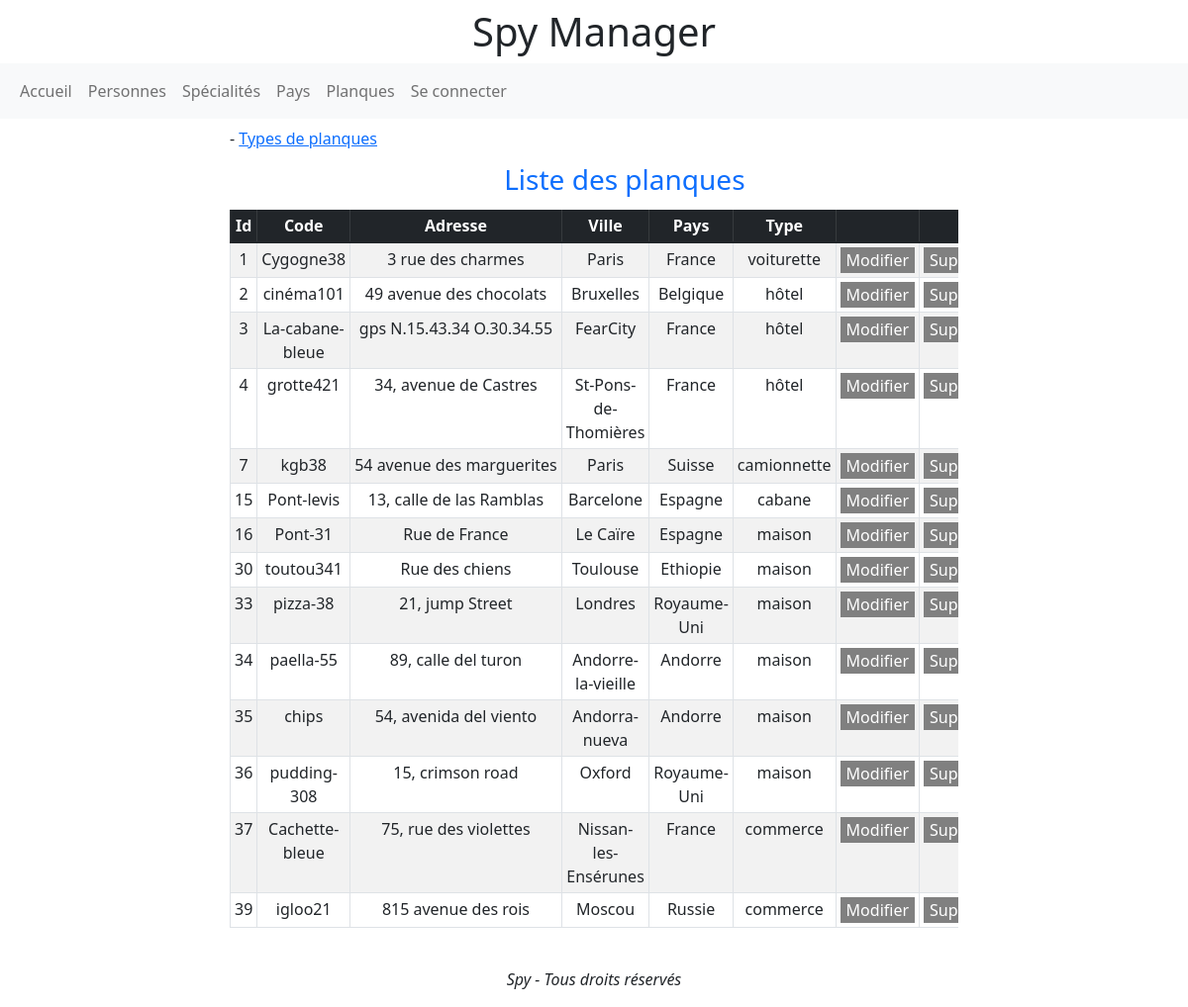
The app's page /index.php?page=planques with its own data.
### tables this page shows
CREATE TABLE `planque` (
  `id` int(11) NOT NULL,
  `code` varchar(30) NOT NULL,
  `adresse` varchar(50) NOT NULL,
  `ville` varchar(50) NOT NULL,
  `pays` int(11) NOT NULL,
  `type` int(11) NOT NULL
);

CREATE TABLE `pays` (
  `id` int(11) NOT NULL,
  `nom` varchar(50) DEFAULT NULL
);

CREATE TABLE `type_de_planque` (
  `id` int(11) NOT NULL,
  `intitule` varchar(40) NOT NULL
);

### controleurs/controleur.php (called while the page is built, shortened)
<?php
require_once('modeles/Modele.php');
class Controleur {
    public function listerPlanques()
    {
        $planques = new Planques($this->pdo);
        $planques = $planques->lister();
        require_once('vues/liste-planques.php');
    }
}

### modeles/modele.php (called while the page is built, shortened)
<?php
trait Modele
{
    public function __construct(PDO $pdo)
    {
        try {
            $this->pdo = $pdo;
        } catch (PDOException $e) {
            exit('Erreur : '.$e->getMessage());
        }
    }
}

### modeles/planques.php (called while the page is built, shortened)
<?php
require_once('modeles/Modele.php');
class Planques
{
    public function lister()
    {
        if (!is_null($this->pdo)) {
            $stmt = $this->pdo->query('SELECT * FROM planque');
        }
        $liste = [];
        while ($element = $stmt->fetchObject('Planque',[$this->pdo])) {
            $liste[] = $element;
        }
        return $liste;
    }
}

### modeles/planque.php (called while the page is built, shortened)
<?php
class Planque
{
    private $id;
    private $code;
    private $adresse;
    private $ville;
    private $pays;
    private $type;
    public function getId()
    {
        return $this->id;
    }
    public function getCode()
    {
        return $this->code;
    }
    public function getAdresse()
    {
        return $this->adresse;
    }
	public function getVille()
    {
        return $this->ville;
    }
	public function getPays()
    {
        return $this->pays;
    }
    public function getPaysNom()
    {
        if (!is_null($this->pdo)) {
            $stmt = $this->pdo->query('SELECT nom
                    FROM pays
                    WHERE id = '.$this->pays.'');
        }
        $paysNom = $stmt->fetch()[0];
        return $paysNom;
    }
	public function getType()
    {
        return $this->type;
    }
    public function getTypeNom()
    {
        if (!is_null($this->pdo)) {
            $stmt = $this->pdo->query('SELECT intitule
                    FROM type_de_planque
                    WHERE id = '.$this->type.'');
        }
        $typeNom = $stmt->fetch()[0];
        return $typeNom;
    }
}

### vues/liste-planques.php (the view, shortened to what this page needs)
<div class="container">
  <div class="row">
    <div class="col-0 col-lg-1 col-xl-2">
    </div>
    <div class="col-12 col-lg-10 col-xl-8">
    <div class="mt-2">
            <a href="#add" class="add-link">Ajouter une planque</a> - <a href="index.php?page=typeplanques">Types de planques</a>
    </div>
    <div class="table-responsive">
        <table class="table table-striped table-bordered table-sm caption-top table-responsive-lg text-center">
          <caption class="text-center fs-3 text-primary">Liste des planques</caption>
          <thead class="table-dark">
                  <tr>
                      <th width="5%">Id</th>
                      <th width="10%">Code</th>
                      <th width="25%">Adresse</th>
                      <th width="10%">Ville</th>
                      <th width="10%">Pays</th>
                      <th width="10%">Type</th>
                      <th width="15%"></th>
                      <th width="15%"></th>
                  </tr>
                </thead>
              <tbody>
                  <?php foreach ($planques as $planque): ?>
                    <tr id="tr<?= $planque->getId() ?>">
                        <td>
                              <?= $planque->getId() ?>
                            </td>
                            <td>
                              <?= $planque->getCode() ?>
                            </td>
                          <td>
                              <?= $planque->getAdresse() ?>
                          </td>
                          <td>
                              <?= $planque->getVille() ?>
                          </td>
                          <td>
                              <?= $planque->getPaysNom() ?>
                          </td>
                          <td>
                              <?= $planque->getTypeNom() ?>
                          </td>
                          <td>
                              <button type="button" id="updatePlanque<?= $planque->getId() ?>" class="updatePlanque btn-primary"
                                onclick=displayUpdatePlanque(<?php echo $planque->getId().",'".str_replace(" ","&nbsp;",$planque->getCode())."','".str_replace(" ","&nbsp;",$planque->getAdresse())."','".str_replace(" ","&nbsp;",$planque->getVille())."','".str_replace(" ","&nbsp;",$planque->getPays())."','".str_replace(" ","&nbsp;",$planque->getType())."'" ?>)
                              >
                              Modifier
                            </button>
                        </td>
                        <td>
                            <button type="button" class="btn-primary"
                                       onclick=confirmeSuppressionPlanque(<?php echo $planque->getId().",'".str_replace(" ","&nbsp;",$planque->getCode())."','".str_replace(" ","&nbsp;",$planque->getVille())."'" ?>)>
                                 Supprimer
                                </button>
                            </td>
                        </tr>
                  <?php endforeach; ?>
              </tbody>
            </table>
    </div>
    </div>
    <div class="col-0 col-lg-1 col-xl-2">
    </div>
  </div>
</div>
<?php
require_once('layout.php');

### style.css (style rules this page uses)
.inactif { background-color: grey !important; border: 0; }

### records on screen
planque: id "1", code "Cygogne38", adresse "3 rue des charmes", ville "Paris", pays.nom "France", type.intitule "voiturette"
planque: id "2", code "cinéma101", adresse "49 avenue des chocolats", ville "Bruxelles", pays.nom "Belgique", type.intitule "hôtel"
planque: id "3", code "La-cabane-bleue", adresse "gps N.15.43.34 O.30.34.55", ville "FearCity", pays.nom "France", type.intitule "hôtel"
planque: id "4", code "grotte421", adresse "34, avenue de Castres", ville "St-Pons-de-Thomières", pays.nom "France", type.intitule "hôtel"
planque: id "7", code "kgb38", adresse "54 avenue des marguerites", ville "Paris", pays.nom "Suisse", type.intitule "camionnette"
planque: id "15", code "Pont-levis", adresse "13, calle de las Ramblas", ville "Barcelone", pays.nom "Espagne", type.intitule "cabane"
planque: id "16", code "Pont-31", adresse "Rue de France", ville "Le Caïre", pays.nom "Espagne", type.intitule "maison"
planque: id "30", code "toutou341", adresse "Rue des chiens", ville "Toulouse", pays.nom "Ethiopie", type.intitule "maison"
planque: id "33", code "pizza-38", adresse "21, jump Street", ville "Londres", pays.nom "Royaume-Uni", type.intitule "maison"
planque: id "34", code "paella-55", adresse "89, calle del turon", ville "Andorre-la-vieille", pays.nom "Andorre", type.intitule "maison"
planque: id "35", code "chips", adresse "54, avenida del viento", ville "Andorra-nueva", pays.nom "Andorre", type.intitule "maison"
planque: id "36", code "pudding-308", adresse "15, crimson road", ville "Oxford", pays.nom "Royaume-Uni", type.intitule "maison"
planque: id "37", code "Cachette-bleue", adresse "75, rue des violettes", ville "Nissan-les-Ensérunes", pays.nom "France", type.intitule "commerce"
planque: id "39", code "igloo21", adresse "815 avenue des rois", ville "Moscou", pays.nom "Russie", type.intitule "commerce"
